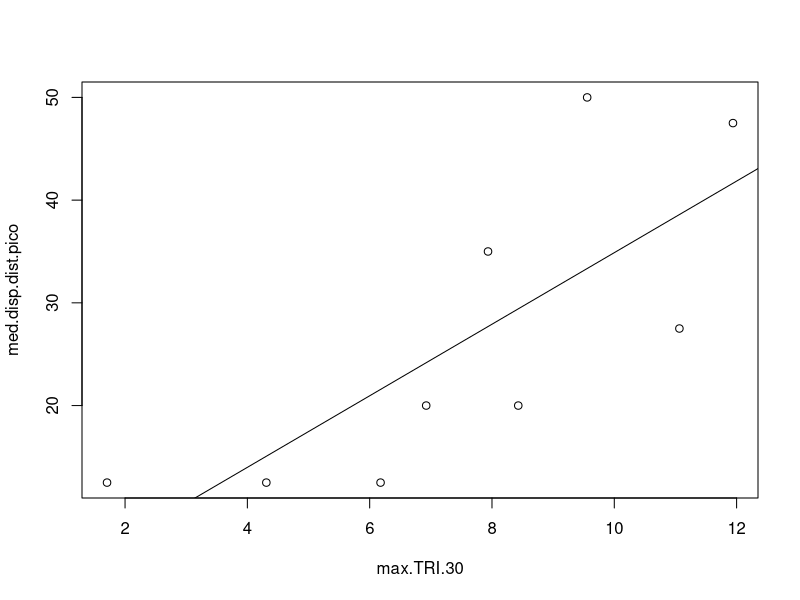

Reproduce this figure in R. (Note: this script raises an error after producing the figure.)
## Setup
library(tidyverse)
library(car)

########### Objective 1 ########### 

## Reading in seed dispersal data
seed.distances <- read.csv("seed.summary.trans_siteinfo.csv")


## my research looks at seed delivery in rugged terrain, so I am 
## going to look at the median seed delivery distance as a function 
## of terrain ruggedness index (TRI, measured on a 30m x 30m resolution).
## My study was designed to have 12 replicates, but three dispersal 
## transects collected no seeds, so I'm using the nine transects that 
## trapped seeds. This is as close as I can get to "sufficient numbers 
## of paired observations"


#### making lm object relating median dispersal distance to TRI
seeds.by.tri <- lm(med.disp.dist.pico ~ max.TRI.30, data = seed.distances)


#### evaluating model assumptions

#visualizing data to check for linearity
plot(med.disp.dist.pico ~ max.TRI.30, data = seed.distances)
abline(seeds.by.tri)
# it's not perfectly linear, but I think assuming linearity would still
# be valid

## Normality
qqPlot(seeds.by.tri) 
# normality assumption seems to be met because comparisons between the sample 
# quantiles and known quantiles appear to have a slope of 1

## Homoscedasticity
plot(seeds.by.tri, which = 1) 
# there is no clear trend in the variance of residuals, suggesting
# the homoscedasticity assumption is met. 


#### Generating predictions
newdata = data.frame(max.TRI.30 = c(median(seed.distances$max.TRI.30), (max(seed.distances$max.TRI.30)*0.95)))

pred <- predict(seeds.by.tri,newdata, interval = "prediction")

pred.data <- cbind(newdata, pred)

## at the 95th percentile, the prediction interval is slightly wider
## than it was at the median

########### Objective 2 ########### 

# generating random linear-ish data
x <- seq(0.01, 1, by = 0.01)
set.seed(10)
error.1 <- rlnorm(100)
y1 <- 2.5*x +10 + error.1

lnorm.lm <- lm(y1~x)
lnorm.lm$coefficients
# slope estimate is 3.494874, which is higher than the true slope
# intercept estimate is 10.8377, which is slightly higher than the true intercept



## generating a new random log-normal error term
set.seed(20)
error.2 <- rlnorm(100)
y2 <- 2.5*x +10 + error.2

lnorm.lm2 <- lm(y2~x)
lnorm.lm2$coefficients
# slope estimate is 3.236801, which is also higher than the true slope
# intercept estimate is 11.191 is also slightly higher than the true intercept

## 95% prediction intervals

# model 1
pred.lnorm <- predict(lnorm.lm, data.frame(x),  interval = "prediction")

prediction.lnorm <- data.frame(x,y, pred.lnorm)

# adding a column for whether the y value falls within the 95% prediction interval
prediction.lnorm$y95 <- ifelse(prediction.lnorm$y > prediction.lnorm$lwr &
                                 prediction.lnorm$y < prediction.lnorm$upr, 
                               TRUE, FALSE)
sum(prediction.lnorm$y95== T)
# 95/100 y values are within the prediction interval


# model 2
pred.lnorm2 <- predict(lnorm.lm2, data.frame(x),  interval = "prediction")

prediction.lnorm2 <- data.frame(x,y, pred.lnorm2)

# adding a column for whether the y value falls within the 95% prediction interval
prediction.lnorm2$y95 <- ifelse(prediction.lnorm2$y > prediction.lnorm2$lwr &
                                 prediction.lnorm2$y < prediction.lnorm2$upr, 
                               TRUE, FALSE)
sum(prediction.lnorm2$y95== T)
# 95/100 y values are within the prediction interval

## since y values are still withing the 95% prediction interval, it suggests that 
## the estimated uncertainty is still pretty close to the true uncertainty, 
## even if the residuals are not normally distributed. 